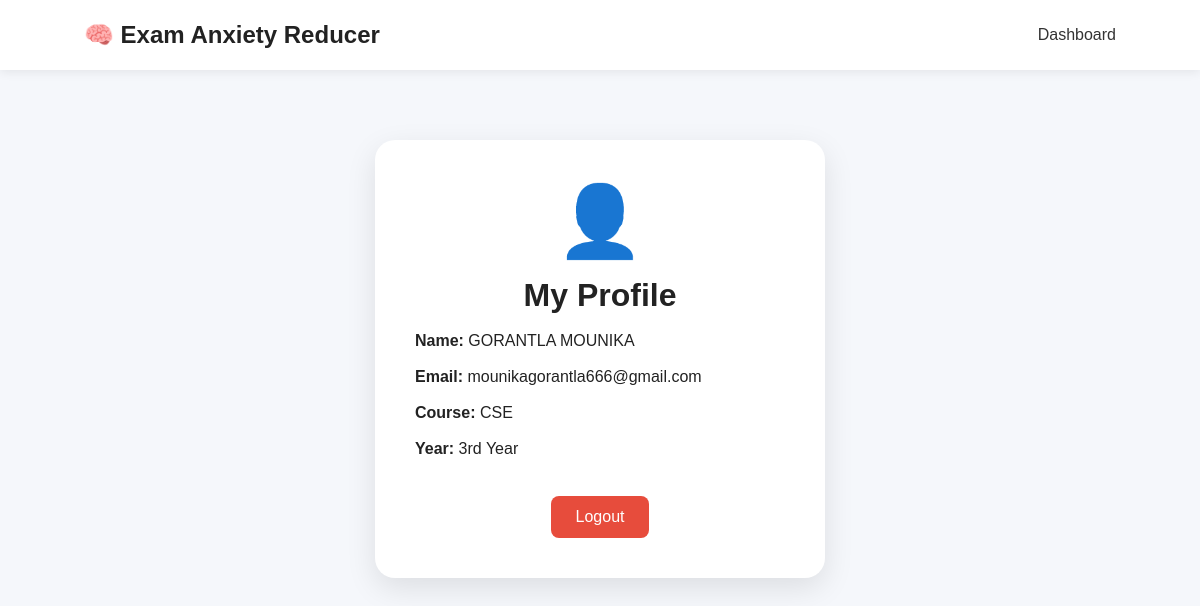
Page /profile (signed in) on the committed database.
### tables this page shows
CREATE TABLE students (
            student_id INTEGER PRIMARY KEY AUTOINCREMENT,
            name TEXT NOT NULL,
            email TEXT UNIQUE NOT NULL,
            password TEXT NOT NULL,
            course TEXT,
            year TEXT
        );

### app.py (the view)
@app.route("/profile")
def profile():
    if "student_id" not in session:
        return redirect("/login")
    conn = sqlite3.connect("database.db")
    cursor = conn.cursor()
    cursor.execute("""
        SELECT * FROM students
        WHERE student_id = ?
    """, (session["student_id"],))
    student = cursor.fetchone()
    conn.close()
    return render_template(
        "profile.html",
        student=student
    )

### templates/profile.html (shortened to what this page needs)
<!DOCTYPE html>
<html>
<head>
    <link rel="stylesheet"
          href="{{ url_for('static', filename='css/style.css') }}">
</head>
<body>
<nav>
    <h2>🧠 Exam Anxiety Reducer</h2>
    <a href="/dashboard">Dashboard</a>
</nav>
<div class="profile-container">
    <div class="profile-box">
        <div class="profile-icon">
            👤
        </div>
        <h1>My Profile</h1>
        <p><strong>Name:</strong> {{ student[1] }}</p>
        <p><strong>Email:</strong> {{ student[2] }}</p>
        <p><strong>Course:</strong> {{ student[4] }}</p>
        <p><strong>Year:</strong> {{ student[5] }}</p>
        <a href="/logout" class="logout-button">
            Logout
        </a>
    </div>
</div>
</body>
</html>

### static/style.css (style rules this page uses)
* { margin: 0; padding: 0; box-sizing: border-box; }
body { font-family: Arial, sans-serif; background: #f5f7fb; color: #222; }
nav { height: 70px; padding: 0 7%; display: flex; justify-content: space-between; align-items: center; background: white; box-shadow: 0 2px 10px rgba(0,0,0,0.08); }
nav a { text-decoration: none; margin-left: 20px; color: #333; }
.profile-container { display: flex; justify-content: center; padding-top: 70px; }
.profile-box { width: 450px; padding: 40px; background: white; border-radius: 20px; text-align: center; box-shadow: 0 10px 30px rgba(0,0,0,0.1); }
.profile-icon { font-size: 70px; margin-bottom: 15px; }
.profile-box p { text-align: left; margin: 18px 0; }
.logout-button { display: inline-block; margin-top: 20px; padding: 12px 25px; background: #e74c3c; color: white; text-decoration: none; border-radius: 8px; }

### rows in the picture
students: name "GORANTLA MOUNIKA", email "mounikagorantla666@gmail.com", course "CSE", year "3rd Year"
